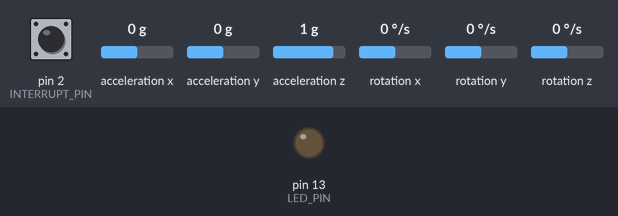
The sketch below on a simulated Arduino Uno, built with avr-gcc and run on an emulated ATmega328P. Parts: output pins drawn as LEDs (lit = HIGH). The inputs (shaded band) are chosen by the test bench; at power-on: rotation z 0 °/s, pin 2 (INTERRUPT_PIN) LOW, acceleration x 0 g, acceleration y 0 g, acceleration z 1 g, rotation x 0 °/s, rotation y 0 °/s. The ROS host is connected and sends only what is stated; the sensor or clock chip raises its interrupt line as the real part does.

Above: at 0.1 s.
At 0.88 s:
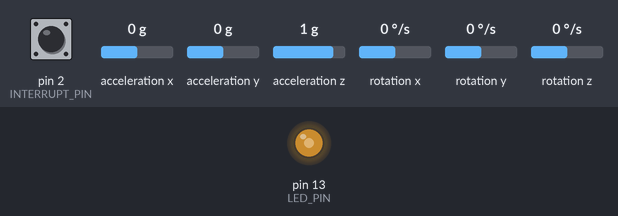
1.8 s: rotation z set to -192 °/s
Timing chart, 0 to 10.8 s (numbered marks = the images above; inputs shaded):
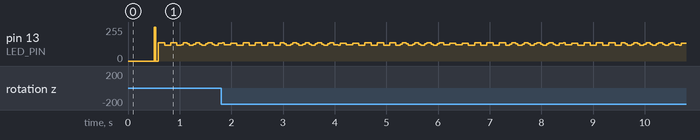

The sketch:

MPU6050_DMP6.ino
```cpp
// I2Cdev and MPU6050 must be installed as libraries, or else the .cpp/.h files
// for both classes must be in the include path of your project
#include "I2Cdev.h"

#include <ros.h>
#include <std_msgs/Float32.h>


double angle = 0;
double Langle;
double noise_factor = 0.6;

ros::NodeHandle nh;
std_msgs::Float32 str_msg;
ros::Publisher chatter("imu_raw", &str_msg);


#include "MPU6050_6Axis_MotionApps20.h"
//#include "MPU6050.h" // not necessary if using MotionApps include file

// Arduino Wire library is required if I2Cdev I2CDEV_ARDUINO_WIRE implementation
// is used in I2Cdev.h
#if I2CDEV_IMPLEMENTATION == I2CDEV_ARDUINO_WIRE
    #include "Wire.h"
#endif

// class default I2C address is 0x68
// specific I2C addresses may be passed as a parameter here
// AD0 low = 0x68 (default for SparkFun breakout and InvenSense evaluation board)
// AD0 high = 0x69
MPU6050 mpu;
//MPU6050 mpu(0x69); // <-- use for AD0 high


// uncomment "OUTPUT_READABLE_QUATERNION" if you want to see the actual
// quaternion components in a [w, x, y, z] format (not best for parsing
// on a remote host such as Processing or something though)
//#define OUTPUT_READABLE_QUATERNION

// uncomment "OUTPUT_READABLE_EULER" if you want to see Euler angles
// (in degrees) calculated from the quaternions coming from the FIFO.
// Note that Euler angles suffer from gimbal lock (for more info, see
// http://en.wikipedia.org/wiki/Gimbal_lock)
//#define OUTPUT_READABLE_EULER

// uncomment "OUTPUT_READABLE_YAWPITCHROLL" if you want to see the yaw/
// pitch/roll angles (in degrees) calculated from the quaternions coming
// from the FIFO. Note this also requires gravity vector calculations.
// Also note that yaw/pitch/roll angles suffer from gimbal lock (for
// more info, see: http://en.wikipedia.org/wiki/Gimbal_lock)
// #define OUTPUT_READABLE_YAWPITCHROLL

// uncomment "OUTPUT_READABLE_REALACCEL" if you want to see acceleration
// components with gravity removed. This acceleration reference frame is
// not compensated for orientation, so +X is always +X according to the
// sensor, just without the effects of gravity. If you want acceleration
// compensated for orientation, us OUTPUT_READABLE_WORLDACCEL instead.
//#define OUTPUT_READABLE_REALACCEL

// uncomment "OUTPUT_READABLE_WORLDACCEL" if you want to see acceleration
// components with gravity removed and adjusted for the world frame of
// reference (yaw is relative to initial orientation, since no magnetometer
// is present in this case). Could be quite handy in some cases.
//#define OUTPUT_READABLE_WORLDACCEL

// uncomment "OUTPUT_TEAPOT" if you want output that matches the
// format used for the InvenSense teapot demo
//#define OUTPUT_TEAPOT


#define INTERRUPT_PIN 2  // use pin 2 on Arduino Uno & most boards
#define LED_PIN 13 // (Arduino is 13, Teensy is 11, Teensy++ is 6)
bool blinkState = false;

// MPU control/status vars
bool dmpReady = false;  // set true if DMP init was successful
uint8_t mpuIntStatus;   // holds actual interrupt status byte from MPU
uint8_t devStatus;      // return status after each device operation (0 = success, !0 = error)
uint16_t packetSize;    // expected DMP packet size (default is 42 bytes)
uint16_t fifoCount;     // count of all bytes currently in FIFO
uint8_t fifoBuffer[64]; // FIFO storage buffer

// orientation/motion vars
Quaternion q;           // [w, x, y, z]         quaternion container
VectorInt16 aa;         // [x, y, z]            accel sensor measurements
VectorInt16 aaReal;     // [x, y, z]            gravity-free accel sensor measurements
VectorInt16 aaWorld;    // [x, y, z]            world-frame accel sensor measurements
VectorFloat gravity;    // [x, y, z]            gravity vector
float euler[3];         // [psi, theta, phi]    Euler angle container
float ypr[3];           // [yaw, pitch, roll]   yaw/pitch/roll container and gravity vector

// packet structure for InvenSense teapot demo
uint8_t teapotPacket[14] = { '$', 0x02, 0,0, 0,0, 0,0, 0,0, 0x00, 0x00, '\r', '\n' };


// ================================================================
// ===               INTERRUPT DETECTION ROUTINE                ===
// ================================================================

volatile bool mpuInterrupt = false;     // indicates whether MPU interrupt pin has gone high
void dmpDataReady() {
    mpuInterrupt = true;
}


// ================================================================
// ===                      INITIAL SETUP                       ===
// ================================================================

void setup()
{
      nh.initNode();
      nh.advertise(chatter);

    // join I2C bus (I2Cdev library doesn't do this automatically)
    #if I2CDEV_IMPLEMENTATION == I2CDEV_ARDUINO_WIRE
        Wire.begin();
        Wire.setClock(400000); // 400kHz I2C clock. Comment this line if having compilation difficulties
    #elif I2CDEV_IMPLEMENTATION == I2CDEV_BUILTIN_FASTWIRE
        Fastwire::setup(400, true);
    #endif

    // initialize serial communication
    // (115200 chosen because it is required for Teapot Demo output, but it's
    // really up to you depending on your project)
    Serial.begin(57600);
    while (!Serial); // wait for Leonardo enumeration, others continue immediately

    // NOTE: 8MHz or slower host processors, like the Teensy @ 3.3V or Arduino
    // Pro Mini running at 3.3V, cannot handle this baud rate reliably due to
    // the baud timing being too misaligned with processor ticks. You must use
    // 38400 or slower in these cases, or use some kind of external separate
    // crystal solution for the UART timer.

    // initialize device
    // Serial.println(F("Initializing I2C devices..."));
    mpu.initialize();
    pinMode(INTERRUPT_PIN, INPUT);

    // verify connection
    // Serial.println(F("Testing device connections..."));
    // Serial.println(mpu.testConnection() ? F("MPU6050 connection successful") : F("MPU6050 connection failed"));

    // load and configure the DMP
    // Serial.println(F("Initializing DMP..."));
    devStatus = mpu.dmpInitialize();

    // supply your own gyro offsets here, scaled for min sensitivity
    mpu.setXGyroOffset(220);
    mpu.setYGyroOffset(76);
    mpu.setZGyroOffset(-85);
    mpu.setZAccelOffset(1788); // 1688 factory default for my test chip

    // make sure it worked (returns 0 if so)
    if (devStatus == 0) {
        // Calibration Time: generate offsets and calibrate our MPU6050
        mpu.CalibrateAccel(6);
        mpu.CalibrateGyro(6);
        mpu.PrintActiveOffsets();
        // turn on the DMP, now that it's ready
        // Serial.println(F("Enabling DMP..."));
        mpu.setDMPEnabled(true);

        // enable Arduino interrupt detection
         // Serial.print(F("Enabling interrupt detection (Arduino external interrupt "));
         // Serial.print(digitalPinToInterrupt(INTERRUPT_PIN));
        // Serial.println(F(")..."));
        attachInterrupt(digitalPinToInterrupt(INTERRUPT_PIN), dmpDataReady, RISING);
        mpuIntStatus = mpu.getIntStatus();

        // set our DMP Ready flag so the main loop() function knows it's okay to use it
        // Serial.println(F("DMP ready! Waiting for first interrupt..."));
        dmpReady = true;

        // get expected DMP packet size for later comparison
        packetSize = mpu.dmpGetFIFOPacketSize();
    } else {
        // ERROR!
        // 1 = initial memory load failed
        // 2 = DMP configuration updates failed
        // (if it's going to break, usually the code will be 1)
        // Serial.print(F("DMP Initialization failed (code "));
        // Serial.print(devStatus);
        // Serial.println(F(")"));
    }

    // configure LED for output
    pinMode(LED_PIN, OUTPUT);
}


// ================================================================
// ===                    MAIN PROGRAM LOOP                     ===
// ================================================================

void loop() {
    // if programming failed, don't try to do anything
    if (!dmpReady) return;
    // read a packet from FIFO
    if (mpu.dmpGetCurrentFIFOPacket(fifoBuffer))
    { // Get the Latest packet
        #ifdef OUTPUT_READABLE_QUATERNION
            // display quaternion values in easy matrix form: w x y z
            mpu.dmpGetQuaternion(&q, fifoBuffer);
            Serial.print("quat\t");
            Serial.print(q.w);
            Serial.print("\t");
            Serial.print(q.x);
            Serial.print("\t");
            Serial.print(q.y);
            Serial.print("\t");
            Serial.println(q.z);
        #endif

        #ifdef OUTPUT_READABLE_EULER
            // display Euler angles in degrees
            mpu.dmpGetQuaternion(&q, fifoBuffer);
            mpu.dmpGetEuler(euler, &q);
            Serial.print("euler\t");
            Serial.print(euler[0] * 180/M_PI);
            Serial.print("\t");
            Serial.print(euler[1] * 180/M_PI);
            Serial.print("\t");
            Serial.println(euler[2] * 180/M_PI);
        #endif

        #ifdef OUTPUT_READABLE_YAWPITCHROLL
            // display Euler angles in degrees
            mpu.dmpGetQuaternion(&q, fifoBuffer);
            mpu.dmpGetGravity(&gravity, &q);
            mpu.dmpGetYawPitchRoll(ypr, &q, &gravity);
            Serial.print("ypr\t");
            Serial.print(ypr[0] * 180/M_PI);
            Serial.print("\t");
            Serial.print(ypr[1] * 180/M_PI);
            Serial.print("\t");
            Serial.println(ypr[2] * 180/M_PI);
        #endif

        #ifdef OUTPUT_READABLE_REALACCEL
            // display real acceleration, adjusted to remove gravity
            mpu.dmpGetQuaternion(&q, fifoBuffer);
            mpu.dmpGetAccel(&aa, fifoBuffer);
            mpu.dmpGetGravity(&gravity, &q);
            mpu.dmpGetLinearAccel(&aaReal, &aa, &gravity);
            Serial.print("areal\t");
            Serial.print(aaReal.x);
            Serial.print("\t");
            Serial.print(aaReal.y);
            Serial.print("\t");
            Serial.println(aaReal.z);
        #endif

        #ifdef OUTPUT_READABLE_WORLDACCEL
            // display initial world-frame acceleration, adjusted to remove gravity
            // and rotated based on known orientation from quaternion
            mpu.dmpGetQuaternion(&q, fifoBuffer);
            mpu.dmpGetAccel(&aa, fifoBuffer);
            mpu.dmpGetGravity(&gravity, &q);
            mpu.dmpGetLinearAccel(&aaReal, &aa, &gravity);
            mpu.dmpGetLinearAccelInWorld(&aaWorld, &aaReal, &q);
            Serial.print("aworld\t");
            Serial.print(aaWorld.x);
            Serial.print("\t");
            Serial.print(aaWorld.y);
            Serial.print("\t");
            Serial.println(aaWorld.z);
        #endif

        #ifdef OUTPUT_TEAPOT
            // display quaternion values in InvenSense Teapot demo format:
            teapotPacket[2] = fifoBuffer[0];
            teapotPacket[3] = fifoBuffer[1];
            teapotPacket[4] = fifoBuffer[4];
            teapotPacket[5] = fifoBuffer[5];
            teapotPacket[6] = fifoBuffer[8];
            teapotPacket[7] = fifoBuffer[9];
            teapotPacket[8] = fifoBuffer[12];
            teapotPacket[9] = fifoBuffer[13];
            Serial.write(teapotPacket, 14);
            teapotPacket[11]++; // packetCount, loops at 0xFF on purpose
        #endif

          mpu.dmpGetQuaternion(&q, fifoBuffer);
          mpu.dmpGetGravity(&gravity, &q);
          mpu.dmpGetYawPitchRoll(ypr, &q, &gravity);

          angle = ypr[0] * 180/M_PI;
            if (angle-Langle > 0 && angle - Langle < noise_factor )
            {
              angle = Langle;
            }

            else if (angle-Langle < 0 && angle - Langle > -noise_factor )
            {
              angle = Langle;
            }

            Langle = angle;


          str_msg.data = angle;
          chatter.publish(&str_msg);
          nh.spinOnce();


        // blink LED to indicate activity
        blinkState = !blinkState;
        digitalWrite(LED_PIN, blinkState);
    }
}
```
